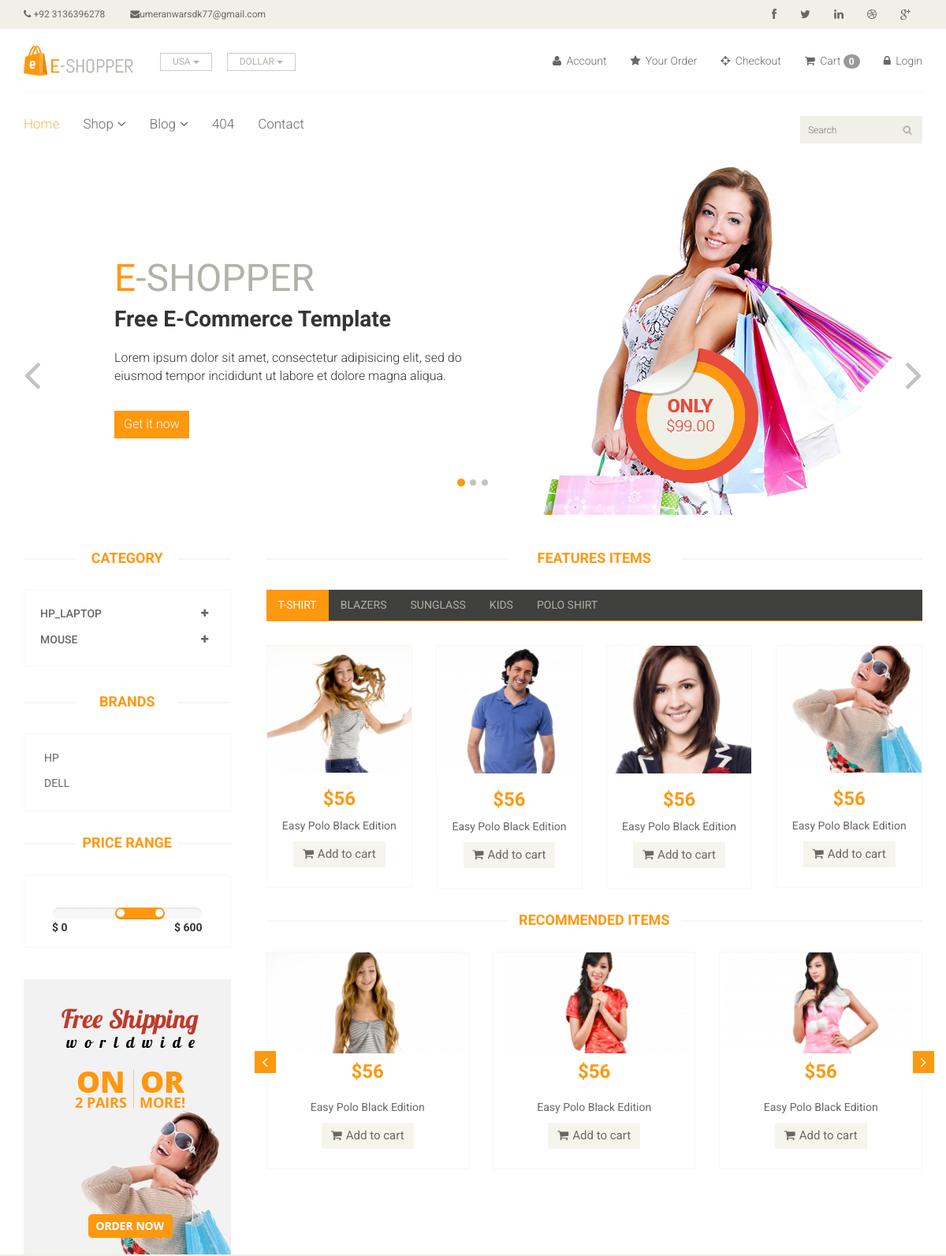
Before: / (upper part) with the older database file.
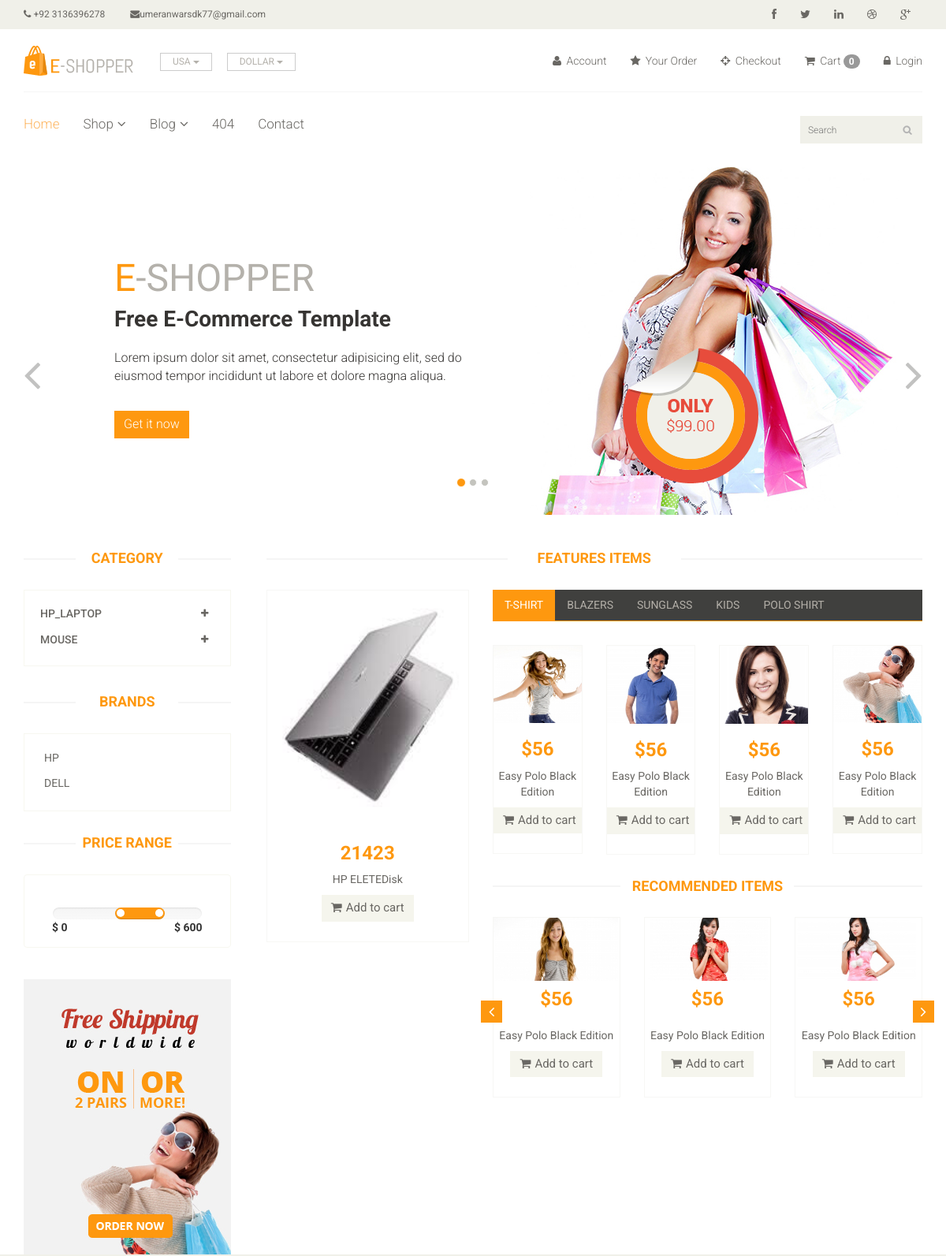
After: the same page with the newer database file.
### home/models.py (models this page shows, shortened)
class Category(models.Model):
    name = models.CharField(max_length=150)

class Brand(models.Model):
    name = models.CharField(max_length=200)

class Product(models.Model):
    Availability = (('In Stock', 'In Stock'), ('Out of Stock', 'Out of Stock'))
    Condition = (('New','New'), ('Used', 'Used'))
    Category = models.ForeignKey(Category, on_delete=models.CASCADE, null=True, blank=True)
    sub_category = models.ForeignKey(Sub_Category, on_delete=models.CASCADE, null=True, blank=True)
    brand = models.ForeignKey(Brand, on_delete=models.CASCADE, null=True, blank=True)
    vendor = models.ForeignKey(settings.AUTH_USER_MODEL, on_delete=models.CASCADE, null=True, blank=True, related_name='products')
    image = models.ImageField(upload_to='images/', blank=True, null=True)
    name = models.CharField(max_length=100)
    details = models.TextField(null=True)
    price = models.IntegerField()
    Availability = models.CharField(choices=Availability, null=True, max_length=100)
    Condition = models.CharField(choices=Condition, null=True, max_length=100)
    date = models.DateField(auto_now_add=True)

### home/views.py (the view)
# urls.py: path("", views.home_page, name="home_page"),
def home_page(request):
    category = Category.objects.all()
    slider = Slider.objects.all()
    brand = Brand.objects.all()
    brandID = request.GET.get('brand')
    categoryID = request.GET.get('category')
    if categoryID:
        product = Product.objects.filter(sub_category=categoryID).order_by('-id')
    elif brandID:
        product = Product.objects.filter(brand=brandID).order_by('-id')
    else:
        product = Product.objects.all()
    context = {
        'brand': brand,
        'category': category,
        'product': product,
        'slider': slider,
    }
    return render(request, 'index.html', context)

### cart/context_processors.py (called while the page is built)
def cart_total_amount(request):
    cart = request.session.get('cart', {})
    return {'cart_total_amount': len(cart)}

### templates/index.html (shortened to what the changed rows need)
{% extends 'base.html' %}
{% load static %}
{% block content %}
{% include 'include/slider.html' %}
	<section>
		<div class="container">
			<div class="row">
				<div class="col-sm-3">
					<div class="left-sidebar">
						<h2>Category</h2>
						<div class="panel-group category-products" id="accordian">
							{% for cat in category %}
							<div class="panel panel-default">
								<div class="panel-heading">
									<h4 class="panel-title">
										<a data-toggle="collapse" data-parent="#accordian" href="#{{cat.id}}">
											<span class="badge pull-right"><i class="fa fa-plus"></i></span>
											{{cat.name}}
										</a>
									</h4>
								</div>
							</div>
							{% endfor %}
						</div>
						<div class="brands_products">
							<h2>Brands</h2>
							<div class="brands-name">
								<ul class="nav nav-pills nav-stacked">
									{% for b in brand %}
									<li><a href="/?brand={{i.id}}"> {{b.name}}</a></li>
									{% endfor %}
								</ul>
							</div>
						</div>
						<div class="price-range">
							<h2>Price Range</h2>
						</div>
					</div>
				</div>
				<div class="col-sm-9 padding-right">
					<div class="features_items">
						<h2 class="title text-center">Features Items</h2>
						{% for prod in product %}
						<div class="col-sm-4">
							<div class="product-image-wrapper">
								<div class="single-products">
										<div class="productinfo text-center">
											<img src="{{prod.image.url}}" alt="" height="300px" />
											<h2>{{prod.price}}</h2>
											<p>{{prod.name}}</p>
											<a href="{% url 'cart_add' prod.id %}" class="btn btn-default add-to-cart"><i class="fa fa-shopping-cart"></i>Add to cart</a>
										</div>
										<div class="product-overlay">
											<div class="overlay-content">
											</div>
										</div>
								</div>
							</div>
					</div>
						{% endfor %}
					<div class="category-tab">
						<div class="tab-content">
							<div class="tab-pane fade active in" id="tshirt" >
								<div class="col-sm-3">
									<div class="product-image-wrapper">
										<div class="single-products">
											<div class="productinfo text-center">
												<h2>$56</h2>
											</div>
										</div>
									</div>
								</div>
								<div class="col-sm-3">
									<div class="product-image-wrapper">
										<div class="single-products">
											<div class="productinfo text-center">
												<h2>$56</h2>
											</div>
										</div>
									</div>
								</div>
								<div class="col-sm-3">
									<div class="product-image-wrapper">
										<div class="single-products">
											<div class="productinfo text-center">
												<h2>$56</h2>
											</div>
										</div>
									</div>
								</div>
								<div class="col-sm-3">
									<div class="product-image-wrapper">
										<div class="single-products">
											<div class="productinfo text-center">
												<h2>$56</h2>
											</div>
										</div>
									</div>
								</div>
							</div>
						</div>
					</div>
					<div class="recommended_items">
						<h2 class="title text-center">recommended items</h2>
						<div id="recommended-item-carousel" class="carousel slide" data-ride="carousel">
							<div class="carousel-inner">
								<div class="item active">
									<div class="col-sm-4">
										<div class="product-image-wrapper">
											<div class="single-products">
												<div class="productinfo text-center">
													<h2>$56</h2>
												</div>
											</div>
										</div>
									</div>
									<div class="col-sm-4">
										<div class="product-image-wrapper">
											<div class="single-products">
												<div class="productinfo text-center">
													<h2>$56</h2>
												</div>
											</div>
										</div>
									</div>
									<div class="col-sm-4">
										<div class="product-image-wrapper">
											<div class="single-products">
												<div class="productinfo text-center">
													<h2>$56</h2>
												</div>
											</div>
										</div>
									</div>
								</div>
							</div>
						</div>
					</div>
				</div>
			</div>
		</div>
		</div>
	</section>
{% endblock %}

Changed rows visible on the page:
added Product: image (picture), price "21423", name "HP ELETEDisk"
